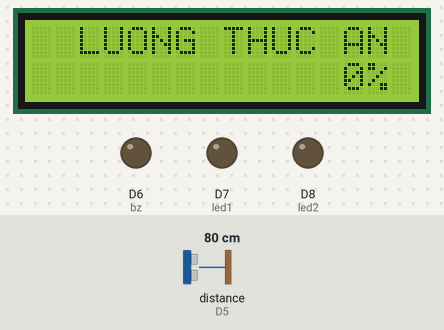
A sketch run on a simulated ESP8266 (NodeMCU). Parts: 16×2 character LCD, output pins drawn as LEDs (lit = HIGH). Wiring (inferred from the names in the program): ultrasonic range finder: trigger D4; echo D5. The inputs (shaded band) are chosen by the test bench; at power-on: distance to the obstacle (sensor on D5) 80 cm. The echo pulse lasts 58.3 µs per cm; pins used as bus, display or sensor lines are not drawn; what the sketch prints to the serial monitor is not drawn.

Above: at 1.2 s.
1.3 s: distance to the obstacle (sensor on D5) set to 2 cm
At 2.4 s:
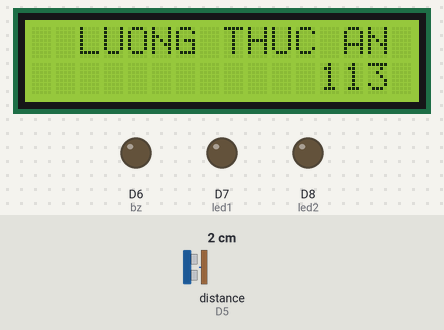
3.1 s: distance to the obstacle (sensor on D5) set to 4 cm
At 4.4 s:
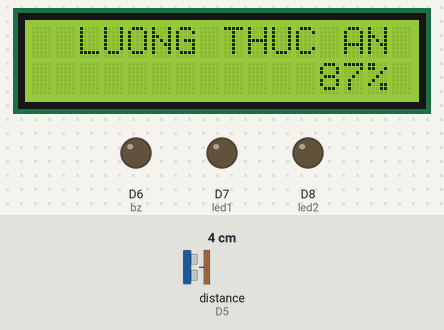
4.7 s: distance to the obstacle (sensor on D5) set to 9 cm
At 5.3 s:
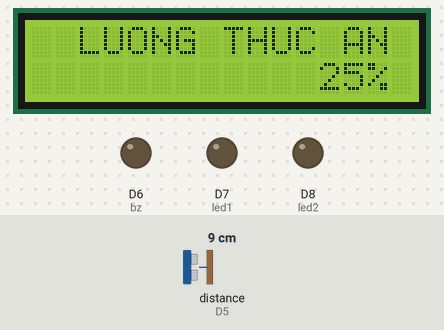
Timing chart, 0 to 7.7 s (numbered marks = the images above; inputs shaded):
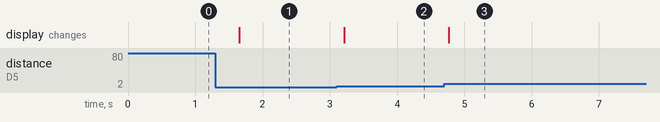

Measured:
- after the input at 1.3 s, the display: changes after 0.35 s (image 1)
- after the input at 3.1 s, the display: changes after 0.11 s (image 2)
- after the input at 4.7 s, the display: changes after 0.07 s (image 3)

The sketch:

Ket_noi_LCD_va_CBSA_va_coi_version2.ino
```cpp
#include <LiquidCrystal_I2C.h>
#include <Wire.h>

LiquidCrystal_I2C lcd(0x27, 16, 2);

const int trig = D4;
const int echo = D5;
const int bz = D6;
int led1 = D7;
int led2 = D8;
unsigned long startTime = 0;
bool isSignaling;
int distance;
void setup() {
  lcd.init();
  lcd.backlight();
  Serial.begin(9600);
  pinMode(trig, OUTPUT);
  pinMode(echo, INPUT);
  pinMode(bz, OUTPUT);
  pinMode(led1, OUTPUT);
  pinMode(led2, OUTPUT);

}

void loop() {
  distance = do_KC();                                         // do khoang cach = distance;
  distance = constrain(distance, 0, 10);           // gioi han kc tu 0-10cm, thay doi gia tri cho phu hop
  int food_amount = map(distance, 2, 10, 100, 0);  // convert luong thuc an tu khoang cach theo ti le %, vd: kc la 10(max) la khong con thuc an -> luong_thuc_an = 0

  lcd.setCursor(2, 0);
  lcd.print("LUONG THUC AN");
  lcd.setCursor(14, 1);
  lcd.print("%");
  if(food_amount == 100){
  lcd.setCursor(11, 1);
  lcd.print(food_amount);
  }else if(food_amount >= 10){
   lcd.setCursor(11, 1);
   lcd.print(" ");
   lcd.print(food_amount);
  }else {
    lcd.setCursor(11, 1);
    lcd.print("  ");
    lcd.print(food_amount);
  }
  Serial.println("Luong thuc an: ");
  Serial.println(food_amount);
  delay(500);
  int pre_time = millis();
  if (food_amount == 1)  // het thuc an
  {
    // bao
    // while (millis() - pre_time < 2000)  // cho bao 2s
    // { Serial.println("Coi dang bao");
    //   digitalWrite(bz, 1);
    //   delay(100);
    //   digitalWrite(bz, 0);
    //   delay(100);
    //   //lcd.clear();
    // }
    //Bao bang led nhap nhay:
    Serial.println("Den bao hieu dang ON");
    digitalWrite(led1, 1);
    delay(1000);
    digitalWrite(led1, 0);
    delay(1000);
    digitalWrite(led2, 1);
    delay(1000);
    digitalWrite(led2, 0);
    delay(1000);
  }else{
   Serial.println("Den bao hieu dang OFF");
  }
}

int do_KC() {
  unsigned long duration;
  int distance;

  digitalWrite(trig, LOW);
  delayMicroseconds(3);
  digitalWrite(trig, HIGH);
  delayMicroseconds(5);
  digitalWrite(trig, LOW);
  delayMicroseconds(3);

  duration = pulseIn(echo, HIGH);
  distance = duration / 2 / 29.412;

  return distance;
}
```
